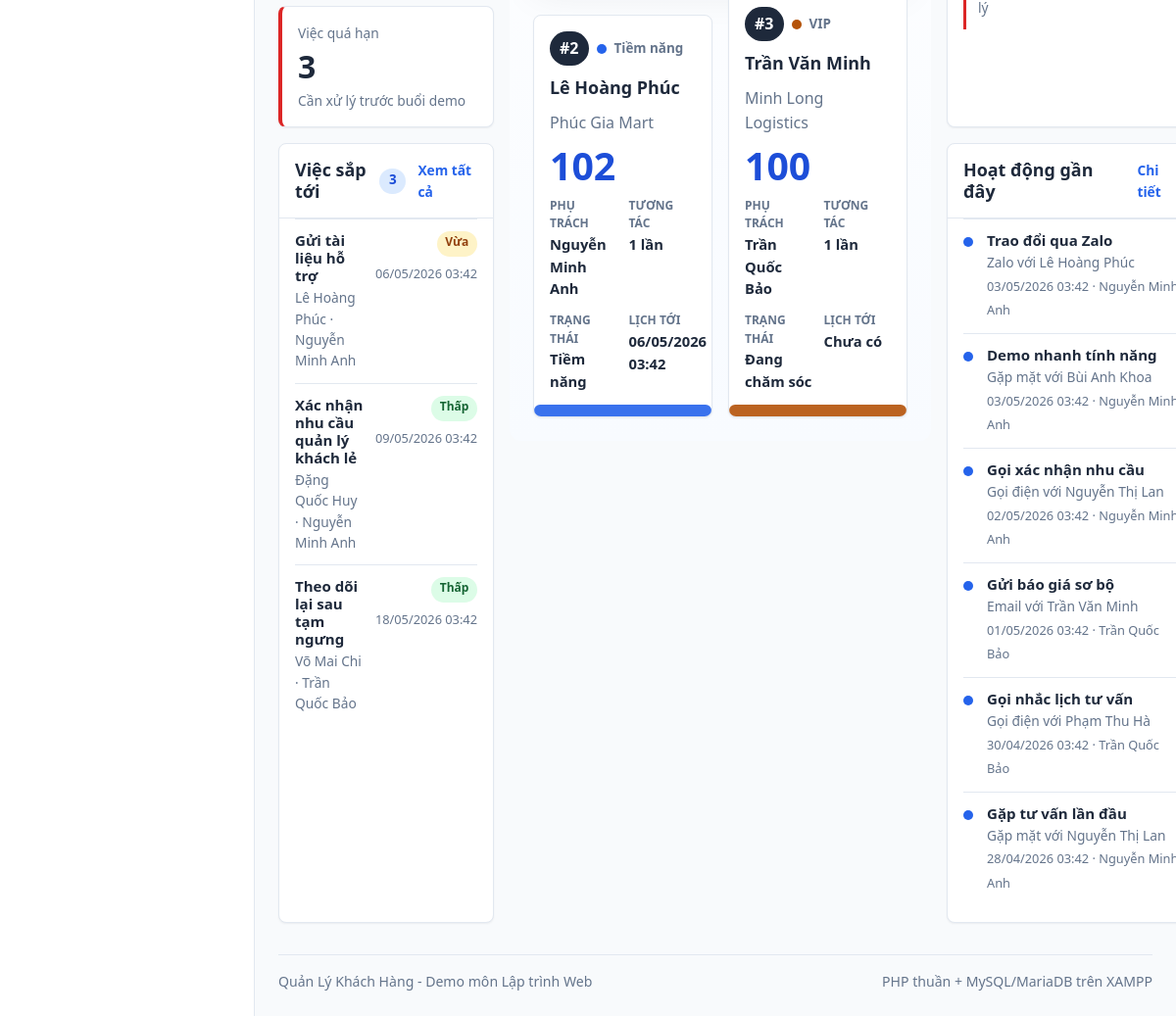
Page /bang-dieu-khien.php (signed in, lower part) on the earlier database version.
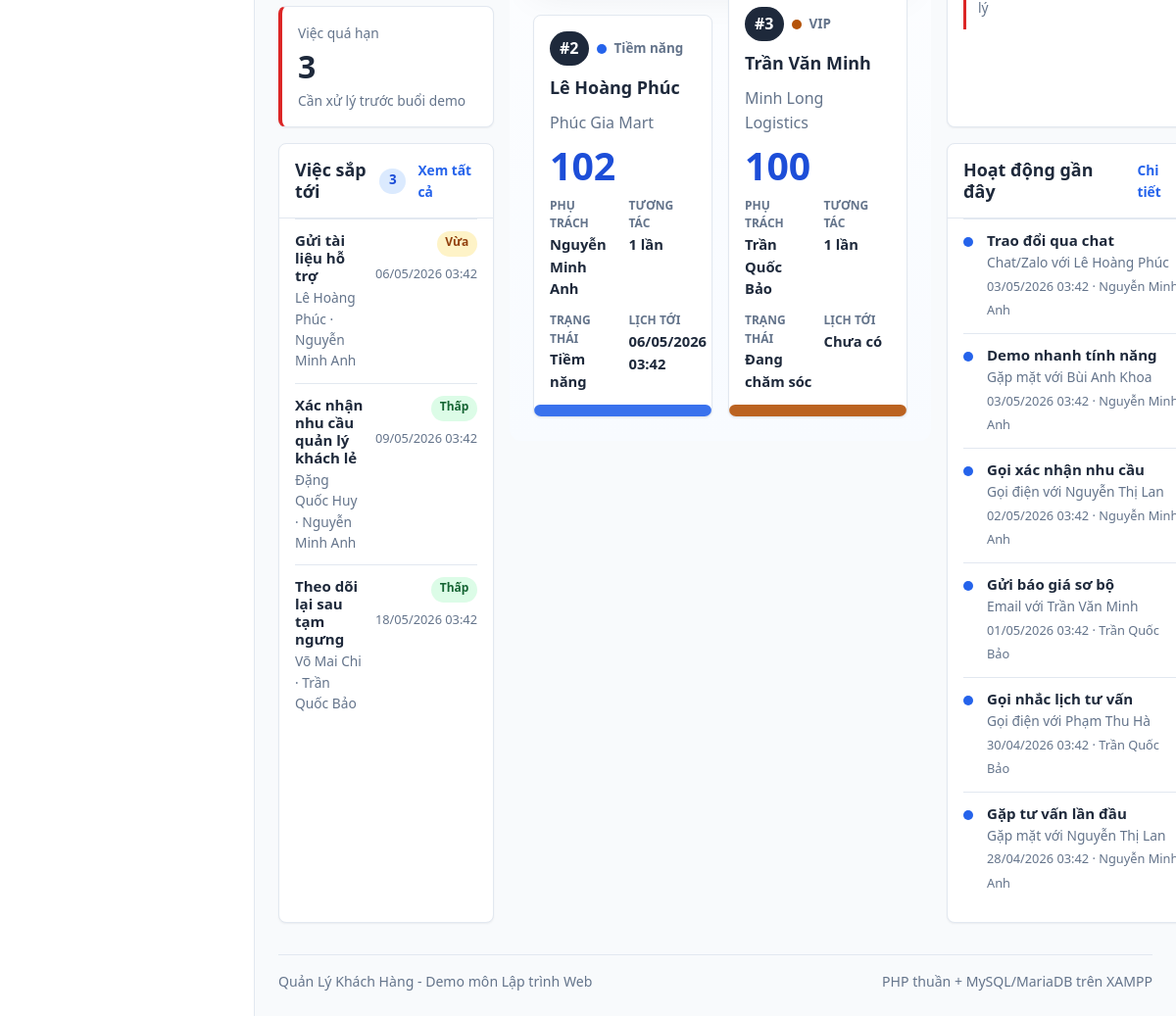
Same page on the later database version.
### tables this page shows
CREATE TABLE `interactions` (
    `id` INT UNSIGNED NOT NULL AUTO_INCREMENT,
    `customer_id` INT UNSIGNED NOT NULL,
    `user_id` INT UNSIGNED NOT NULL,
    `interaction_type` ENUM('call', 'email', 'meeting', 'note', 'chat', 'zalo', 'other') NOT NULL DEFAULT 'note',
    `title` VARCHAR(150) NOT NULL,
    `content` TEXT NULL,
    `result` VARCHAR(150) NULL,
    `interaction_at` DATETIME NOT NULL DEFAULT CURRENT_TIMESTAMP,
    `created_at` DATETIME NOT NULL DEFAULT CURRENT_TIMESTAMP,
    `updated_at` DATETIME NOT NULL DEFAULT CURRENT_TIMESTAMP ON UPDATE CURRENT_TIMESTAMP,
    PRIMARY KEY (`id`),
    KEY `idx_interactions_customer_date` (`customer_id`, `interaction_at`),
    KEY `idx_interactions_user_date` (`user_id`, `interaction_at`),
    KEY `idx_interactions_type_date` (`interaction_type`, `interaction_at`),
    CONSTRAINT `fk_interactions_customer`
        FOREIGN KEY (`customer_id`) REFERENCES `customers` (`id`)
        ON UPDATE CASCADE
        ON DELETE CASCADE,
    CONSTRAINT `fk_interactions_user`
        FOREIGN KEY (`user_id`) REFERENCES `users` (`id`)
        ON UPDATE CASCADE
        ON DELETE RESTRICT
);

CREATE TABLE `customers` (
    `id` INT UNSIGNED NOT NULL AUTO_INCREMENT,
    `customer_type_id` INT UNSIGNED NOT NULL,
    `assigned_user_id` INT UNSIGNED NULL,
    `full_name` VARCHAR(150) NOT NULL,
    `company_name` VARCHAR(150) NULL,
    `gender` ENUM('male', 'female', 'other', 'unknown') NOT NULL DEFAULT 'unknown',
    `date_of_birth` DATE NULL,
    `phone` VARCHAR(32) NULL,
    `phone_normalized` VARCHAR(32) NULL,
    `email` VARCHAR(191) NULL,
    `email_normalized` VARCHAR(191) NULL,
    `address` VARCHAR(255) NULL,
    `city` VARCHAR(80) NULL,
    `source` ENUM('website', 'facebook', 'referral', 'walk_in', 'phone', 'other') NOT NULL DEFAULT 'other',
    `status` ENUM('active', 'potential', 'inactive') NOT NULL DEFAULT 'active',
    `notes` TEXT NULL,
    `deleted_at` DATETIME NULL,
    `active_phone_key` VARCHAR(32)
        GENERATED ALWAYS AS (
            CASE
                WHEN `deleted_at` IS NULL
                 AND `phone_normalized` IS NOT NULL
                 AND `phone_normalized` <> ''
                THEN `phone_normalized`
                ELSE NULL
            END
        ) PERSISTENT,
    `active_email_key` VARCHAR(191)
        GENERATED ALWAYS AS (
            CASE
                WHEN `deleted_at` IS NULL
                 AND `email_normalized` IS NOT NULL
                 AND `email_normalized` <> ''
                THEN `email_normalized`
                ELSE NULL
            END
        ) PERSISTENT,
    `created_at` DATETIME NOT NULL DEFAULT CURRENT_TIMESTAMP,
    `updated_at` DATETIME NOT NULL DEFAULT CURRENT_TIMESTAMP ON UPDATE CURRENT_TIMESTAMP,
    PRIMARY KEY (`id`),
    UNIQUE KEY `uq_customers_active_phone` (`active_phone_key`),
    UNIQUE KEY `uq_customers_active_email` (`active_email_key`),
    KEY `idx_customers_name` (`full_name`),
    KEY `idx_customers_company_name` (`company_name`),
    KEY `idx_customers_type_status` (`customer_type_id`, `status`),
    KEY `idx_customers_assigned_status` (`assigned_user_id`, `status`),
    KEY `idx_customers_status_deleted` (`status`, `deleted_at`),
    KEY `idx_customers_deleted_at` (`deleted_at`),
    KEY `idx_customers_phone_normalized` (`phone_normalized`),
    KEY `idx_customers_email_normalized` (`email_normalized`),
    CONSTRAINT `fk_customers_customer_type`
        FOREIGN KEY (`customer_type_id`) REFERENCES `customer_types` (`id`)
        ON UPDATE CASCADE
        ON DELETE RESTRICT,
    CONSTRAINT `fk_customers_assigned_user`
        FOREIGN KEY (`assigned_user_id`) REFERENCES `users` (`id`)
        ON UPDATE CASCADE
        ON DELETE SET NULL
);

CREATE TABLE `users` (
    `id` INT UNSIGNED NOT NULL AUTO_INCREMENT,
    `full_name` VARCHAR(120) NOT NULL,
    `username` VARCHAR(50) NOT NULL,
    `email` VARCHAR(191) NOT NULL,
    `phone` VARCHAR(32) NULL,
    `password_hash` VARCHAR(255) NOT NULL,
    `role` ENUM('admin', 'staff') NOT NULL DEFAULT 'staff',
    `status` ENUM('active', 'locked') NOT NULL DEFAULT 'active',
    `last_login_at` DATETIME NULL,
    `created_at` DATETIME NOT NULL DEFAULT CURRENT_TIMESTAMP,
    `updated_at` DATETIME NOT NULL DEFAULT CURRENT_TIMESTAMP ON UPDATE CURRENT_TIMESTAMP,
    PRIMARY KEY (`id`),
    UNIQUE KEY `uq_users_username` (`username`),
    UNIQUE KEY `uq_users_email` (`email`),
    KEY `idx_users_role_status` (`role`, `status`),
    KEY `idx_users_status` (`status`),
    KEY `idx_users_last_login_at` (`last_login_at`)
);

### dung-chung/ham-xac-thuc.php (called while the page is built, shortened)
<?php
function nguoi_dung_hien_tai(): ?array
{
    return $_SESSION['nguoi_dung'] ?? null;
}
function yeu_cau_dang_nhap(): void
{
    if (!phien_nguoi_dung_con_hop_le()) {
        dang_xuat_nguoi_dung();
        thong_bao_canh_bao('Tài khoản đã thay đổi trạng thái. Vui lòng đăng nhập lại.');
        chuyen_huong('dang-nhap.php');
    }
}
function phien_nguoi_dung_con_hop_le(): bool
{
    $nguoiDung = nguoi_dung_hien_tai();
    $maNguoiDung = (int) ($nguoiDung['id'] ?? 0);
    $banGhi = lay_mot_dong(
        'SELECT role, status, password_hash FROM users WHERE id = :id LIMIT 1',
        ['id' => $maNguoiDung]
    );
    return $banGhi !== null
        && $banGhi['status'] === TRANG_THAI_HOAT_DONG
        && $banGhi['role'] === ($nguoiDung['vai_tro'] ?? '')
        && hash_equals(
            (string) ($nguoiDung['mat_khau_phien'] ?? ''),
            hash('sha256', (string) ($banGhi['password_hash'] ?? ''))
        );
}

### bao-cao/du-lieu-bang-dieu-khien.php (called while the page is built, shortened)
<?php
function lay_du_lieu_bang_dieu_khien(): array
{
    $nguoiDung = nguoi_dung_hien_tai();
    $maNhanVien = ($nguoiDung['vai_tro'] ?? '') === VAI_TRO_ADMIN ? null : (int) ($nguoiDung['id'] ?? 0);
    return [
        'kpi' => lay_kpi_bang_dieu_khien($maNhanVien),
        'top_khach_hang' => lay_top_khach_hang_bang_dieu_khien($maNhanVien),
        'cong_viec_sap_toi' => lay_cong_viec_sap_toi_bang_dieu_khien($maNhanVien),
        'cong_viec_qua_han' => lay_cong_viec_qua_han_bang_dieu_khien($maNhanVien),
        'hoat_dong_gan_day' => lay_hoat_dong_gan_day_bang_dieu_khien($maNhanVien),
        'pham_vi' => $maNhanVien === null ? 'Toàn hệ thống' : 'Công việc của tôi',
    ];
}
function lay_kpi_bang_dieu_khien(?int $maNhanVien): array
{
    [$phamViKhachSql, $thamSoKhach] = lay_pham_vi_khach_hang_bang_dieu_khien($maNhanVien);
    [$phamViViecSql, $thamSoViec] = lay_pham_vi_cong_viec_bang_dieu_khien($maNhanVien);
    $khachDangChamSoc = (int) lay_mot_gia_tri(
        "SELECT COUNT(*)
         FROM customers c
         WHERE c.deleted_at IS NULL
           AND c.status IN ('active', 'potential'){$phamViKhachSql}",
        $thamSoKhach
    );
    $khachVip = (int) lay_mot_gia_tri(
        "SELECT COUNT(*)
         FROM customers c
         INNER JOIN customer_types ct ON ct.id = c.customer_type_id
         WHERE c.deleted_at IS NULL
           AND c.status IN ('active', 'potential')
           AND ct.name = 'VIP'{$phamViKhachSql}",
        $thamSoKhach
    );
    $viecSapToi = (int) lay_mot_gia_tri(
        "SELECT COUNT(*)
         FROM follow_up_tasks t
         INNER JOIN customers c ON c.id = t.customer_id
         WHERE c.deleted_at IS NULL
           AND t.status IN ('pending', 'in_progress')
           AND t.due_at >= NOW(){$phamViViecSql}",
        $thamSoViec
    );
    $viecQuaHan = (int) lay_mot_gia_tri(
        "SELECT COUNT(*)
         FROM follow_up_tasks t
         INNER JOIN customers c ON c.id = t.customer_id
         WHERE c.deleted_at IS NULL
           AND t.status IN ('pending', 'in_progress')
           AND t.due_at < NOW(){$phamViViecSql}",
        $thamSoViec
    );
    return [
        ['nhan' => 'Khách đang chăm sóc', 'gia_tri' => $khachDangChamSoc, 'mo_ta' => 'Không tính hồ sơ đã xóa mềm', 'bien_the' => 'primary'],
        ['nhan' => 'Khách VIP', 'gia_tri' => $khachVip, 'mo_ta' => 'Nhóm cần ưu tiên chăm sóc', 'bien_the' => 'accent'],
        ['nhan' => 'Việc sắp tới', 'gia_tri' => $viecSapToi, 'mo_ta' => 'Đang chờ hoặc đang xử lý', 'bien_the' => 'success'],
        ['nhan' => 'Việc quá hạn', 'gia_tri' => $viecQuaHan, 'mo_ta' => 'Cần xử lý trước buổi demo', 'bien_the' => 'danger'],
    ];
}
function lay_top_khach_hang_bang_dieu_khien(?int $maNhanVien): array
{
    [$phamViSql, $thamSo] = lay_pham_vi_khach_hang_bang_dieu_khien($maNhanVien);
}
function lay_cong_viec_sap_toi_bang_dieu_khien(?int $maNhanVien): array
{
    [$phamViSql, $thamSo] = lay_pham_vi_cong_viec_bang_dieu_khien($maNhanVien);
    return lay_nhieu_dong(
        "SELECT t.id, t.title, t.due_at, t.status, t.priority, c.full_name AS customer_name, u.full_name AS assigned_user_name
         FROM follow_up_tasks t
         INNER JOIN customers c ON c.id = t.customer_id
         INNER JOIN users u ON u.id = t.assigned_user_id
         WHERE c.deleted_at IS NULL
           AND t.status IN ('pending', 'in_progress')
           AND t.due_at >= NOW(){$phamViSql}
         ORDER BY t.due_at ASC, FIELD(t.priority, 'high', 'medium', 'low')
         LIMIT 5",
        $thamSo
    );
}
function lay_cong_viec_qua_han_bang_dieu_khien(?int $maNhanVien): array
{
    [$phamViSql, $thamSo] = lay_pham_vi_cong_viec_bang_dieu_khien($maNhanVien);
    return lay_nhieu_dong(
        "SELECT t.id, t.title, t.due_at, t.status, t.priority, c.full_name AS customer_name, u.full_name AS assigned_user_name
         FROM follow_up_tasks t
         INNER JOIN customers c ON c.id = t.customer_id
         INNER JOIN users u ON u.id = t.assigned_user_id
         WHERE c.deleted_at IS NULL
           AND t.status IN ('pending', 'in_progress')
           AND t.due_at < NOW(){$phamViSql}
         ORDER BY t.due_at ASC, FIELD(t.priority, 'high', 'medium', 'low')
         LIMIT 5",
        $thamSo
    );
}
function lay_hoat_dong_gan_day_bang_dieu_khien(?int $maNhanVien): array
{
    [$phamViSql, $thamSo] = lay_pham_vi_khach_hang_bang_dieu_khien($maNhanVien);
    return lay_nhieu_dong(
        "SELECT i.id, i.title, i.interaction_type, i.interaction_at, c.full_name AS customer_name, u.full_name AS user_name
         FROM interactions i
         INNER JOIN customers c ON c.id = i.customer_id
         INNER JOIN users u ON u.id = i.user_id
         WHERE c.deleted_at IS NULL{$phamViSql}
         ORDER BY i.interaction_at DESC
         LIMIT 6",
        $thamSo
    );
}
function lay_pham_vi_khach_hang_bang_dieu_khien(?int $maNhanVien): array
{
    return $maNhanVien === null ? ['', []] : [' AND c.assigned_user_id = :ma_nhan_vien', ['ma_nhan_vien' => $maNhanVien]];
}
function lay_pham_vi_cong_viec_bang_dieu_khien(?int $maNhanVien): array
{
    return $maNhanVien === null ? ['', []] : [' AND t.assigned_user_id = :ma_nhan_vien', ['ma_nhan_vien' => $maNhanVien]];
}

### cau-hinh/ket-noi-csdl.php (called while the page is built, shortened)
<?php
function lay_ket_noi_csdl(): PDO
{
    static $pdo = null;
    if ($pdo instanceof PDO) {
        return $pdo;
    }
    $dsn = sprintf(
        'mysql:host=%s;port=%d;dbname=%s;charset=%s',
        DB_HOST,
        DB_PORT,
        DB_NAME,
        DB_CHARSET
    );
    try {
        $pdo = new PDO($dsn, DB_USERNAME, DB_PASSWORD, [
            PDO::ATTR_ERRMODE => PDO::ERRMODE_EXCEPTION,
            PDO::ATTR_DEFAULT_FETCH_MODE => PDO::FETCH_ASSOC,
            PDO::ATTR_EMULATE_PREPARES => false,
            PDO::MYSQL_ATTR_INIT_COMMAND => 'SET NAMES ' . DB_CHARSET,
        ]);
        $pdo->exec('SET NAMES ' . DB_CHARSET . ' COLLATE ' . lay_collation_ket_noi($pdo));
    } catch (PDOException $exception) {
        throw new RuntimeException('Không thể kết nối cơ sở dữ liệu.', 0, $exception);
    }
    return $pdo;
}
function lay_collation_ket_noi(PDO $pdo): string
{
    $collations = [DB_COLLATION, DB_FALLBACK_COLLATION];
    $stmt = $pdo->prepare(
        'SELECT COLLATION_NAME
         FROM information_schema.COLLATIONS
         WHERE CHARACTER_SET_NAME = :charset
           AND COLLATION_NAME = :collation
         LIMIT 1'
    );
    foreach ($collations as $collation) {
        $stmt->execute([
            'charset' => DB_CHARSET,
            'collation' => $collation,
        ]);
        if ($stmt->fetchColumn()) {
            return $collation;
        }
    }
    return DB_FALLBACK_COLLATION;
}

### dung-chung/ham-csdl.php (called while the page is built, shortened)
<?php
require_once __DIR__ . '/../cau-hinh/ket-noi-csdl.php';
function chay_truy_van(string $sql, array $thamSo = []): PDOStatement
{
    $stmt = lay_ket_noi_csdl()->prepare($sql);
    $stmt->execute($thamSo);
    return $stmt;
}
function lay_mot_dong(string $sql, array $thamSo = []): ?array
{
    $dong = chay_truy_van($sql, $thamSo)->fetch();
    return $dong === false ? null : $dong;
}
function lay_nhieu_dong(string $sql, array $thamSo = []): array
{
    return chay_truy_van($sql, $thamSo)->fetchAll();
}
function lay_mot_gia_tri(string $sql, array $thamSo = []): mixed
{
    $giaTri = chay_truy_van($sql, $thamSo)->fetchColumn();
    return $giaTri === false ? null : $giaTri;
}

### dung-chung/kiem-tra-dang-nhap.php (called while the page is built, shortened)
<?php
yeu_cau_dang_nhap();

### dung-chung/ham-chung.php (called while the page is built, shortened)
<?php
function e(mixed $giaTri): string
{
    return htmlspecialchars((string) ($giaTri ?? ''), ENT_QUOTES | ENT_SUBSTITUTE, 'UTF-8');
}

### dung-chung/ham-nhan-hien-thi.php (called while the page is built, shortened)
<?php
function nhan_loai_tuong_tac(): array
{
    return [
        'call' => 'Gọi điện',
        'email' => 'Email',
        'meeting' => 'Gặp mặt',
        'chat' => 'Chat/Zalo',
        'note' => 'Ghi chú',
        'other' => 'Khác',
    ];
}
function nhan_loai_tuong_tac_hien_thi(string $loai): string
{
    if ($loai === 'zalo') {
        return 'Zalo';
    }
    return nhan_loai_tuong_tac()[$loai] ?? 'Khác';
}

### dung-chung/ham-dinh-dang.php (called while the page is built, shortened)
<?php
function dinh_dang_ngay_gio(?string $ngayGio): string
{
    if (!$ngayGio) {
        return '';
    }
    $timestamp = strtotime($ngayGio);
    return $timestamp === false ? '' : date('d/m/Y H:i', $timestamp);
}

### bang-dieu-khien.php (the view, shortened to what the changed rows need)
<?php
require __DIR__ . '/dung-chung/kiem-tra-dang-nhap.php';
try {
    require __DIR__ . '/bao-cao/du-lieu-bang-dieu-khien.php';
    $duLieuBangDieuKhien = lay_du_lieu_bang_dieu_khien();
} catch (Throwable) {
    hien_thi_loi_du_lieu('Bảng điều khiển', 'Không thể tải dashboard. Vui lòng kiểm tra kết nối cơ sở dữ liệu và dữ liệu demo.');
}
$congViecSapToi = $duLieuBangDieuKhien['cong_viec_sap_toi'];
$hoatDongGanDay = $duLieuBangDieuKhien['hoat_dong_gan_day'];
require __DIR__ . '/giao-dien/dau-trang.php';
?>
<section class="dashboard-page">
    <div class="dashboard-board">
        <section class="dashboard-panel dashboard-upcoming" aria-labelledby="viec-sap-toi-title">
            <div class="dashboard-panel-header">
                <h2 id="viec-sap-toi-title">Việc sắp tới <span class="badge badge-soft-primary"><?= e((string) count($congViecSapToi)) ?></span></h2>
            </div>
        </section>
        <section class="dashboard-panel dashboard-activity" aria-labelledby="hoat-dong-title">
            <div class="dashboard-panel-header">
                <h2 id="hoat-dong-title">Hoạt động gần đây</h2>
            </div>
            <div class="dashboard-timeline">
                <?php foreach ($hoatDongGanDay as $hoatDong): ?>
                    <article class="dashboard-timeline-item">
                        <span class="timeline-dot" aria-hidden="true"></span>
                        <div>
                            <h3><?= e($hoatDong['title']) ?></h3>
                            <p><?= e(nhan_loai_tuong_tac_hien_thi($hoatDong['interaction_type'])) ?> với <?= e($hoatDong['customer_name']) ?></p>
                            <time><?= e(dinh_dang_ngay_gio($hoatDong['interaction_at'])) ?> · <?= e($hoatDong['user_name']) ?></time>
                        </div>
                    </article>
                <?php endforeach; ?>
            </div>
        </section>
    </div>
</section>
<?php require __DIR__ . '/giao-dien/cuoi-trang.php'; ?>

Differences in the rows shown:
changed interactions "Lê Hoàng Phúc": title "Trao đổi qua Zalo" → "Trao đổi qua chat"; interaction_type "Zalo" → "Chat/Zalo"
